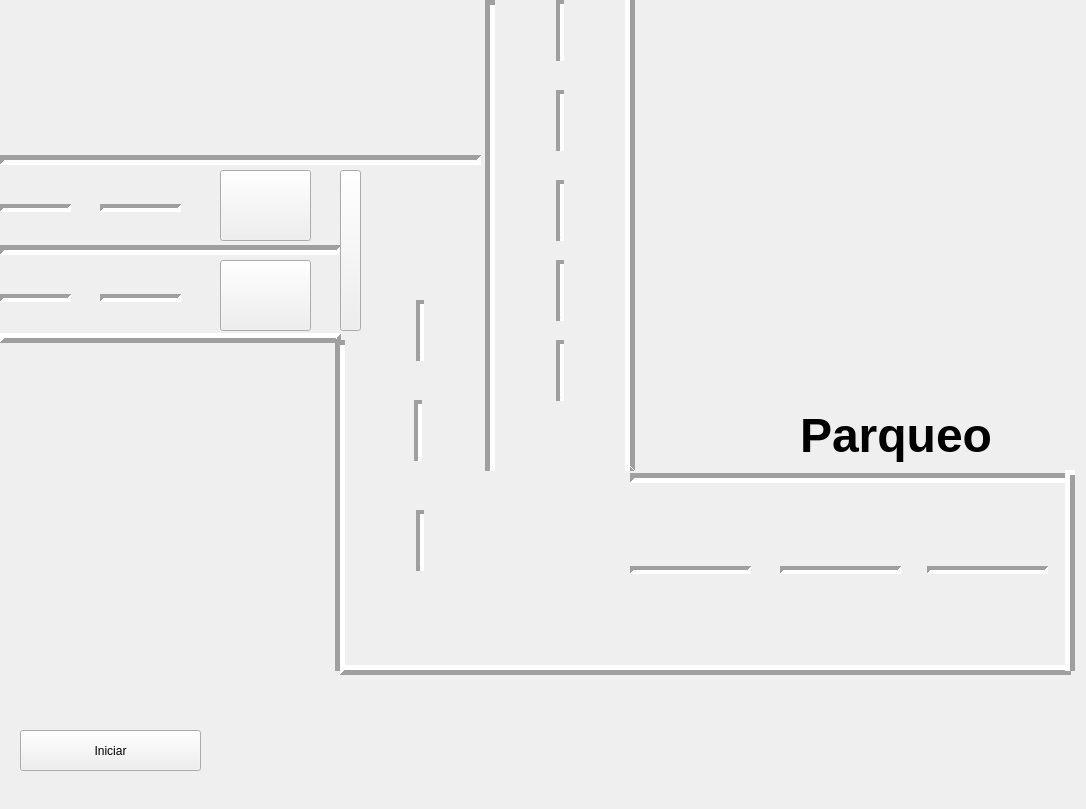
<?xml version="1.0" encoding="UTF-8"?>
<ui version="4.0">
 <class>MainWindow</class>
 <widget class="QMainWindow" name="MainWindow">
  <property name="geometry">
   <rect>
    <x>0</x>
    <y>0</y>
    <width>1086</width>
    <height>809</height>
   </rect>
  </property>
  <property name="windowTitle">
   <string>Aeropuerto Internacional Daniel Oduber</string>
  </property>
  <property name="windowIcon">
   <iconset>
    <normaloff>avion.png</normaloff>avion.png</iconset>
  </property>
  <property name="autoFillBackground">
   <bool>false</bool>
  </property>
  <property name="tabShape">
   <enum>QTabWidget::Rounded</enum>
  </property>
  <widget class="QWidget" name="centralwidget">
   <widget class="Line" name="line">
    <property name="geometry">
     <rect>
      <x>0</x>
      <y>150</y>
      <width>481</width>
      <height>20</height>
     </rect>
    </property>
    <property name="lineWidth">
     <number>5</number>
    </property>
    <property name="orientation">
     <enum>Qt::Horizontal</enum>
    </property>
   </widget>
   <widget class="Line" name="line_2">
    <property name="geometry">
     <rect>
      <x>480</x>
      <y>0</y>
      <width>20</width>
      <height>471</height>
     </rect>
    </property>
    <property name="lineWidth">
     <number>5</number>
    </property>
    <property name="orientation">
     <enum>Qt::Vertical</enum>
    </property>
   </widget>
   <widget class="Line" name="line_3">
    <property name="geometry">
     <rect>
      <x>0</x>
      <y>330</y>
      <width>341</width>
      <height>16</height>
     </rect>
    </property>
    <property name="frameShadow">
     <enum>QFrame::Raised</enum>
    </property>
    <property name="lineWidth">
     <number>5</number>
    </property>
    <property name="orientation">
     <enum>Qt::Horizontal</enum>
    </property>
   </widget>
   <widget class="Line" name="line_4">
    <property name="geometry">
     <rect>
      <x>620</x>
      <y>-10</y>
      <width>20</width>
      <height>481</height>
     </rect>
    </property>
    <property name="frameShadow">
     <enum>QFrame::Raised</enum>
    </property>
    <property name="lineWidth">
     <number>5</number>
    </property>
    <property name="orientation">
     <enum>Qt::Vertical</enum>
    </property>
   </widget>
   <widget class="Line" name="line_5">
    <property name="geometry">
     <rect>
      <x>0</x>
      <y>240</y>
      <width>341</width>
      <height>20</height>
     </rect>
    </property>
    <property name="lineWidth">
     <number>5</number>
    </property>
    <property name="orientation">
     <enum>Qt::Horizontal</enum>
    </property>
   </widget>
   <widget class="Line" name="line_6">
    <property name="geometry">
     <rect>
      <x>0</x>
      <y>200</y>
      <width>71</width>
      <height>16</height>
     </rect>
    </property>
    <property name="lineWidth">
     <number>4</number>
    </property>
    <property name="orientation">
     <enum>Qt::Horizontal</enum>
    </property>
   </widget>
   <widget class="Line" name="line_7">
    <property name="geometry">
     <rect>
      <x>100</x>
      <y>200</y>
      <width>81</width>
      <height>16</height>
     </rect>
    </property>
    <property name="lineWidth">
     <number>4</number>
    </property>
    <property name="orientation">
     <enum>Qt::Horizontal</enum>
    </property>
   </widget>
   <widget class="Line" name="line_8">
    <property name="geometry">
     <rect>
      <x>230</x>
      <y>200</y>
      <width>81</width>
      <height>16</height>
     </rect>
    </property>
    <property name="lineWidth">
     <number>4</number>
    </property>
    <property name="orientation">
     <enum>Qt::Horizontal</enum>
    </property>
   </widget>
   <widget class="Line" name="line_9">
    <property name="geometry">
     <rect>
      <x>0</x>
      <y>290</y>
      <width>71</width>
      <height>16</height>
     </rect>
    </property>
    <property name="lineWidth">
     <number>4</number>
    </property>
    <property name="orientation">
     <enum>Qt::Horizontal</enum>
    </property>
   </widget>
   <widget class="Line" name="line_10">
    <property name="geometry">
     <rect>
      <x>100</x>
      <y>290</y>
      <width>81</width>
      <height>16</height>
     </rect>
    </property>
    <property name="lineWidth">
     <number>4</number>
    </property>
    <property name="orientation">
     <enum>Qt::Horizontal</enum>
    </property>
   </widget>
   <widget class="Line" name="line_11">
    <property name="geometry">
     <rect>
      <x>230</x>
      <y>290</y>
      <width>81</width>
      <height>16</height>
     </rect>
    </property>
    <property name="lineWidth">
     <number>4</number>
    </property>
    <property name="orientation">
     <enum>Qt::Horizontal</enum>
    </property>
   </widget>
   <widget class="Line" name="line_12">
    <property name="geometry">
     <rect>
      <x>330</x>
      <y>340</y>
      <width>20</width>
      <height>331</height>
     </rect>
    </property>
    <property name="lineWidth">
     <number>5</number>
    </property>
    <property name="orientation">
     <enum>Qt::Vertical</enum>
    </property>
   </widget>
   <widget class="Line" name="line_13">
    <property name="geometry">
     <rect>
      <x>340</x>
      <y>660</y>
      <width>731</width>
      <height>21</height>
     </rect>
    </property>
    <property name="frameShadow">
     <enum>QFrame::Raised</enum>
    </property>
    <property name="lineWidth">
     <number>5</number>
    </property>
    <property name="orientation">
     <enum>Qt::Horizontal</enum>
    </property>
   </widget>
   <widget class="Line" name="line_14">
    <property name="geometry">
     <rect>
      <x>630</x>
      <y>470</y>
      <width>441</width>
      <height>16</height>
     </rect>
    </property>
    <property name="lineWidth">
     <number>5</number>
    </property>
    <property name="orientation">
     <enum>Qt::Horizontal</enum>
    </property>
   </widget>
   <widget class="Line" name="line_15">
    <property name="geometry">
     <rect>
      <x>410</x>
      <y>300</y>
      <width>20</width>
      <height>61</height>
     </rect>
    </property>
    <property name="lineWidth">
     <number>4</number>
    </property>
    <property name="orientation">
     <enum>Qt::Vertical</enum>
    </property>
   </widget>
   <widget class="Line" name="line_16">
    <property name="geometry">
     <rect>
      <x>410</x>
      <y>400</y>
      <width>16</width>
      <height>61</height>
     </rect>
    </property>
    <property name="lineWidth">
     <number>4</number>
    </property>
    <property name="orientation">
     <enum>Qt::Vertical</enum>
    </property>
   </widget>
   <widget class="Line" name="line_17">
    <property name="geometry">
     <rect>
      <x>410</x>
      <y>510</y>
      <width>20</width>
      <height>61</height>
     </rect>
    </property>
    <property name="lineWidth">
     <number>4</number>
    </property>
    <property name="orientation">
     <enum>Qt::Vertical</enum>
    </property>
   </widget>
   <widget class="Line" name="line_18">
    <property name="geometry">
     <rect>
      <x>1060</x>
      <y>470</y>
      <width>20</width>
      <height>201</height>
     </rect>
    </property>
    <property name="frameShadow">
     <enum>QFrame::Raised</enum>
    </property>
    <property name="lineWidth">
     <number>5</number>
    </property>
    <property name="orientation">
     <enum>Qt::Vertical</enum>
    </property>
   </widget>
   <widget class="Line" name="line_19">
    <property name="geometry">
     <rect>
      <x>927</x>
      <y>560</y>
      <width>121</width>
      <height>20</height>
     </rect>
    </property>
    <property name="lineWidth">
     <number>4</number>
    </property>
    <property name="orientation">
     <enum>Qt::Horizontal</enum>
    </property>
   </widget>
   <widget class="Line" name="line_20">
    <property name="geometry">
     <rect>
      <x>780</x>
      <y>560</y>
      <width>121</width>
      <height>20</height>
     </rect>
    </property>
    <property name="lineWidth">
     <number>4</number>
    </property>
    <property name="orientation">
     <enum>Qt::Horizontal</enum>
    </property>
   </widget>
   <widget class="Line" name="line_21">
    <property name="geometry">
     <rect>
      <x>630</x>
      <y>560</y>
      <width>121</width>
      <height>20</height>
     </rect>
    </property>
    <property name="lineWidth">
     <number>4</number>
    </property>
    <property name="orientation">
     <enum>Qt::Horizontal</enum>
    </property>
   </widget>
   <widget class="Line" name="line_22">
    <property name="geometry">
     <rect>
      <x>550</x>
      <y>0</y>
      <width>20</width>
      <height>61</height>
     </rect>
    </property>
    <property name="lineWidth">
     <number>4</number>
    </property>
    <property name="orientation">
     <enum>Qt::Vertical</enum>
    </property>
   </widget>
   <widget class="Line" name="line_23">
    <property name="geometry">
     <rect>
      <x>550</x>
      <y>90</y>
      <width>20</width>
      <height>61</height>
     </rect>
    </property>
    <property name="lineWidth">
     <number>4</number>
    </property>
    <property name="orientation">
     <enum>Qt::Vertical</enum>
    </property>
   </widget>
   <widget class="Line" name="line_24">
    <property name="geometry">
     <rect>
      <x>550</x>
      <y>180</y>
      <width>21</width>
      <height>61</height>
     </rect>
    </property>
    <property name="lineWidth">
     <number>4</number>
    </property>
    <property name="orientation">
     <enum>Qt::Vertical</enum>
    </property>
   </widget>
   <widget class="Line" name="line_25">
    <property name="geometry">
     <rect>
      <x>550</x>
      <y>260</y>
      <width>20</width>
      <height>61</height>
     </rect>
    </property>
    <property name="lineWidth">
     <number>4</number>
    </property>
    <property name="orientation">
     <enum>Qt::Vertical</enum>
    </property>
   </widget>
   <widget class="Line" name="line_26">
    <property name="geometry">
     <rect>
      <x>550</x>
      <y>340</y>
      <width>20</width>
      <height>61</height>
     </rect>
    </property>
    <property name="lineWidth">
     <number>4</number>
    </property>
    <property name="orientation">
     <enum>Qt::Vertical</enum>
    </property>
   </widget>
   <widget class="QLabel" name="label">
    <property name="geometry">
     <rect>
      <x>800</x>
      <y>400</y>
      <width>221</width>
      <height>71</height>
     </rect>
    </property>
    <property name="font">
     <font>
      <pointsize>36</pointsize>
      <weight>75</weight>
      <bold>true</bold>
     </font>
    </property>
    <property name="frameShadow">
     <enum>QFrame::Sunken</enum>
    </property>
    <property name="lineWidth">
     <number>5</number>
    </property>
    <property name="text">
     <string>Parqueo</string>
    </property>
    <property name="wordWrap">
     <bool>false</bool>
    </property>
   </widget>
   <widget class="QPushButton" name="btnSemaforo1">
    <property name="geometry">
     <rect>
      <x>340</x>
      <y>170</y>
      <width>21</width>
      <height>161</height>
     </rect>
    </property>
    <property name="styleSheet">
     <string notr="true">#btnSemaforo1:pressed
{
	background-color: red;
}

#btnSemaforo1:released
{
	background-color: green;
}</string>
    </property>
    <property name="text">
     <string/>
    </property>
    <property name="iconSize">
     <size>
      <width>32</width>
      <height>32</height>
     </size>
    </property>
    <property name="autoDefault">
     <bool>false</bool>
    </property>
    <property name="default">
     <bool>false</bool>
    </property>
    <property name="flat">
     <bool>false</bool>
    </property>
   </widget>
   <widget class="QPushButton" name="btnAvion1">
    <property name="geometry">
     <rect>
      <x>220</x>
      <y>170</y>
      <width>91</width>
      <height>71</height>
     </rect>
    </property>
    <property name="layoutDirection">
     <enum>Qt::RightToLeft</enum>
    </property>
    <property name="styleSheet">
     <string notr="true">border-image:url(:avion.png);</string>
    </property>
    <property name="text">
     <string/>
    </property>
   </widget>
   <widget class="QPushButton" name="pushButton_2">
    <property name="geometry">
     <rect>
      <x>220</x>
      <y>260</y>
      <width>91</width>
      <height>71</height>
     </rect>
    </property>
    <property name="styleSheet">
     <string notr="true">border-image:url(:avion.png);</string>
    </property>
    <property name="text">
     <string/>
    </property>
   </widget>
   <widget class="QPushButton" name="btnStart">
    <property name="geometry">
     <rect>
      <x>20</x>
      <y>730</y>
      <width>181</width>
      <height>41</height>
     </rect>
    </property>
    <property name="text">
     <string>Iniciar</string>
    </property>
   </widget>
  </widget>
 </widget>
 <resources/>
 <connections/>
</ui>
